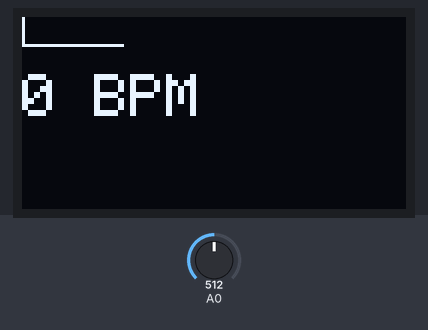
The sketch below on a simulated Arduino Uno, built with avr-gcc and run on an emulated ATmega328P. Parts: 128×64 one-colour display. The test bench sets the inputs (shaded band); at power-on: A0 = 512.

Above: at 1.2 s.
1.3 s: A0 set to 0
At 2.0 s:
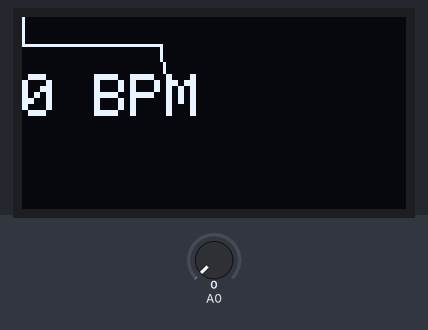
4.3 s: A0 set to 122
At 4.48 s:
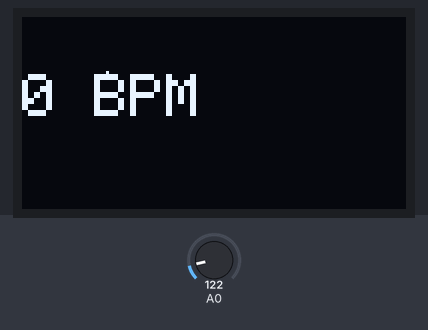
5.8 s: A0 set to 306
At 5.99 s:
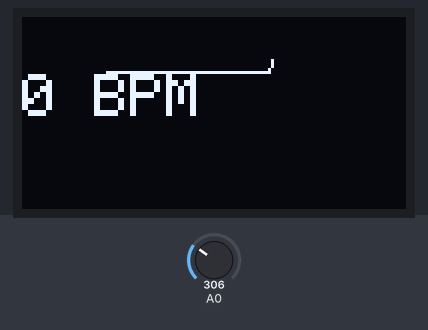
Timing chart, 0 to 8.8 s (numbered marks = the images above; inputs shaded):
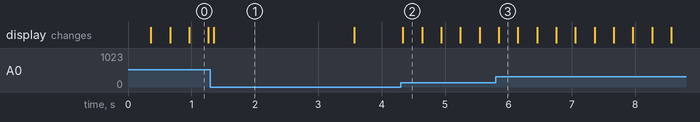

Measured:
- after the input at 4.3 s, the display: changes at once (image 2)
- what the display in image 1 shows lasts 2.3 s, from 1.3 s to 3.6 s

The sketch:

Pulse_Sensor.ino
```cpp
#include <Adafruit_SSD1306.h>

#define OLED_Address 0x3C  // Set the address of the OLED
Adafruit_SSD1306 oled(1);

int x=0; // current point on x axis
int lastx=0; // last point on x axis
int lasty=0; // last point on y axis
int LastTime=0; // last measurement in milliseconds
bool BPMTiming=false; //Is LastTime the correct starting timing point of the pulse?
bool BeatComplete=false; //Whether a beating is completed = whether the calculation of the next beating can be started (depending on whether the starting timing point is correct and whether it is the beating interval)
int BPM=0; //Pulse beats

#define UpperThreshold 550
#define LowerThreshold 500

void setup() {
  oled.begin(SSD1306_SWITCHCAPVCC, OLED_Address); //Initialize the communication address of the OLED screen to OLED_Address (that is, 0x3C)
  oled.clearDisplay(); // clear OLED
  oled.setTextSize(2); // Set up the display size on OLED
}


void loop()
{
  if(x>127)  //If the OLED display is full, clear
  {
    oled.clearDisplay(); // clear OLED
    x=0;
    lastx=x;
  }

  int value=analogRead(0);
  oled.setTextColor(WHITE); // Set up the display color is white
  int y=20-(value/45); //The ordinate of the current point (depending on the voltage value obtained by the pin)
  oled.writeLine(lastx,lasty,x,y,WHITE);
  lasty=y; //Assign the current point coordinates to the previous point, and the current point becomes the previous point
  lastx=x;
  // calc bpm

  if(value>UpperThreshold) //If it beats
  {
    if(BeatComplete) //If the last beating is completed, you can start to calculate the next beating
    {
      BPM=millis()-LastTime;
      BPM=int(60/(float(BPM)/1000)); //Calculate BPM (bounce number = total time/bounce time interval)
      BPMTiming=false; // The BPM value of this jump has been calculated, and the next BPM calculation is to be entered, and the starting timing point is still the original starting timing point
      BeatComplete=false; // The starting timing point is wrong, and the beating is not completed
    }
    if(BPMTiming==false) // Change the starting timing point to the correct starting timing point
    {
      LastTime=millis(); // Assign the current milliseconds to the last milliseconds
      BPMTiming=true;
    }
  }
  if((value<LowerThreshold)&(BPMTiming)) // If the starting timing point is correct and the beating interval is entered
    BeatComplete=true; // Beat complete
    // display bpm
  oled.writeFillRect(0,19,128,20,BLACK); // Draw a filled rectangle
  oled.setCursor(0,19); // Set position
  oled.print(BPM); // print BPM
  oled.print(" BPM");
  oled.display();
  x++; //enter the next cycle
}
```
